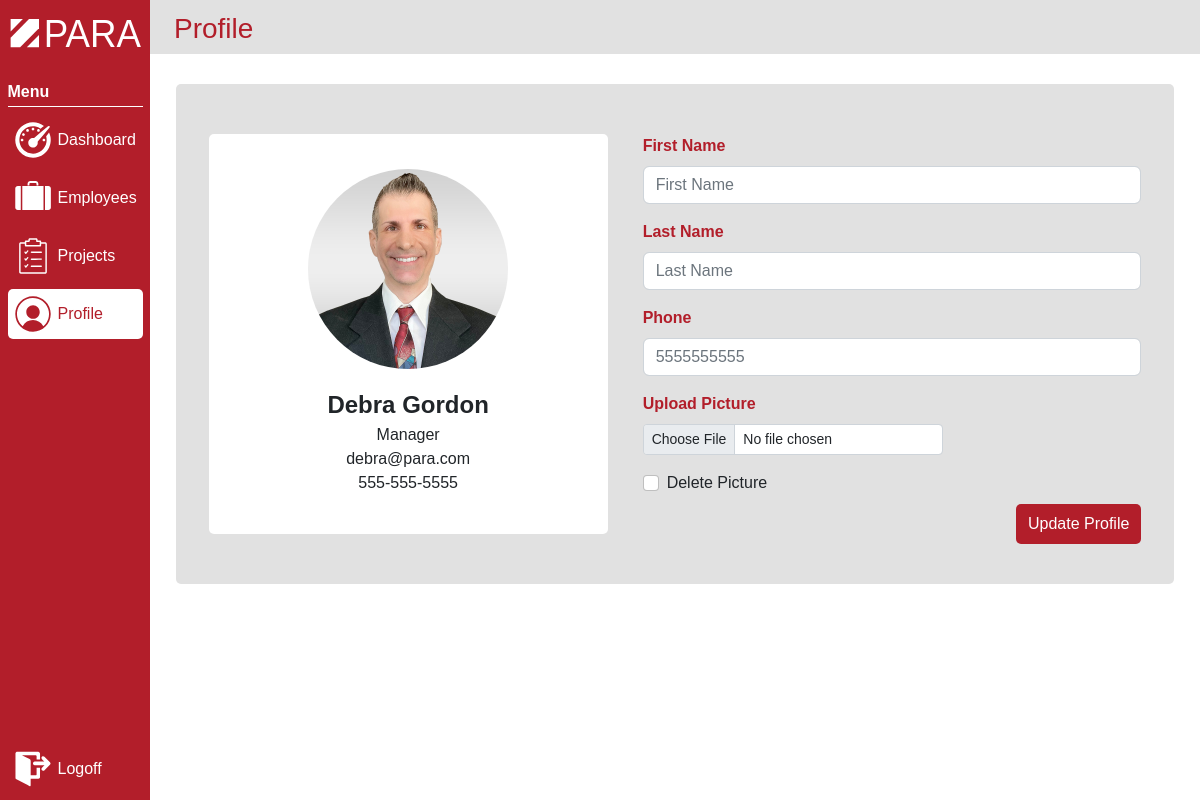
/profile (signed in), run on the app's committed database.
### models.py (models this page shows, shortened)
class Manager(UserMixin,db.Model):
    __tablename__ = "manager"
    manager_id = db.Column(db.Integer, primary_key=True)
    first_name = db.Column(db.String(30), nullable=False)
    last_name = db.Column(db.String(100), nullable=False)
    area_code = db.Column(db.String(3), nullable=True)
    phone = db.Column(db.String(7), nullable=True)
    email = db.Column(db.String(50), nullable=False)
    password = db.Column(db.String(50), nullable=False)
    manager_type_id = db.Column(db.Integer, db.ForeignKey('manager_type.manager_type_id'), nullable=False)
    image = db.Column(db.String(100), nullable=True)
    manager_projects = db.relationship('Project', cascade="all, delete", backref='manager_projects')

### app.py (the view, shortened to what this page needs)
@app.route('/profile', methods=['GET', 'POST'])
@login_required
def profile():
    return render_template('profile.html')

### app.py (called while the page is built)
@login_manager.user_loader
def load_user(user_id):
    if session['perm'] == 'consultant':
        return Consultant.query.get(int(user_id))
    elif session['perm'] in ['manager', 'project manager']:
        return Manager.query.get(int(user_id))
    else:
        return None

### templates/profile.html (shortened to what this page needs)
{% extends 'base.html' %}
{% block styles %}
    <link href="/static/styles/sidebar-styles.css" rel="stylesheet">
    <link href="/static/styles/project-information-styles.css" rel="stylesheet">
    <link href="/static/styles/profile-styles.css" rel="stylesheet">
{% endblock %}
{% block page_header %}Profile{% endblock %}
{% block page_content %}
<div class="profile-background">
    <div class="profile">
        <img class="employee-image" src="/static/images/employees/{{ current_user['image'] if current_user['image'] else 'profile-icon.png' }}" alt="Employee profile picture">
        <div class="profile-text">
            <p class="name-info">{{ current_user['first_name'] }} {{ current_user['last_name'] }}</p>
            <p class="basic-info">{{ session['perm'].title() }}</p>
            <p class="basic-info">{{ current_user['email'] }}</p>
            <p class="basic-info">{{ current_user['area_code'] + '-' + current_user['phone'][:3] + '-' + current_user['phone'][3:] }}</p>
        </div>
    </div>
    <div class="new-profile">
        <form action="{{ url_for('profile') }}" method="post" enctype="multipart/form-data">
            <div class="mb-3">
                <label class="form-label">First Name</label>
                <input type="text" class="form-control" id="first_name" name="first_name" placeholder="First Name" required>
            </div>
            <div class="mb-3">
                <label class="form-label">Last Name</label>
                <input type="text" class="form-control" id="last_name" name="last_name" placeholder="Last Name" required>
            </div>
            <div class="mb-3">
                <label class="form-label">Phone</label>
                <input type="tel" class="form-control" id="phone" name="phone" minlength="10" maxlength="10" pattern="[0-9]{10}" placeholder="5555555555">
            </div>
            <div class="mb-3 upload-section">
                <label for="profile_pic" class="form-label">Upload Picture</label>
                <input class="form-control form-control-sm" id="profile_pic" name="profile_pic" type="file">
            </div>
           <div class="form-check">
               <input class="form-check-input" type="checkbox" value="option1" id="delete_profile_pic" name="delete_profile_pic">
               <label class="form-check-label" for="delete_profile_pic">Delete Picture</label>
           </div>
            <button type="submit" class="profile-button">Update Profile</button>
        </form>
    </div>
</div>
{% endblock %}

### static/styles/project-information-styles.css (style rules this page uses)
p { font-family: Arial; }

### static/styles/profile-styles.css (style rules this page uses)
p { font-family: Arial; }
.profile-background { margin: auto; margin-top: 30px; width: 95%; height: 500px; background-color: #e1e1e1; border-radius: 5px; z-index: 1; display: flex; flex-direction: row; justify-content: center; align-items: center; }
.profile { left: 35px; width: 40%; height: 80%; background-color: white; display: flex; flex-direction: column; align-items: center; border-radius: 5px; z-index: 2; }
.profile-text { display: flex; flex-direction: column; align-items: center; min-width: 200px; }
.employee-image { width: 200px; height: 200px; border-radius: 300px; margin-top: 35px; object-fit: cover; }
.name-info { font-weight: bolder; font-size: 24px; margin-top: 18px; margin-bottom: 0px; }
.basic-info { font-size: 16px; margin: 0px; }
.new-profile { margin-left: 35px; width: 50%; height: 80%; font-family: Arial; border-radius: 5px; z-index: 2; position: relative; }
.form-label { font-weight: bold; color: #b21e2a; }
.upload-section { max-width: 300px; }
.profile-button { background-color: #b21e2a; color: white; border: none; padding: 8px 12px 8px 12px; border-radius: 5px; cursor: pointer; transition: opacity 0.15s; bottom: -10px; right: 0px; position: absolute; }

### data on the page
Manager: image (picture), first_name "Debra", last_name "Gordon", email "debra@para.com", area_code+phone "555-555-5555"

### other printed values
{{ session['perm'].title() }} "Manager"
